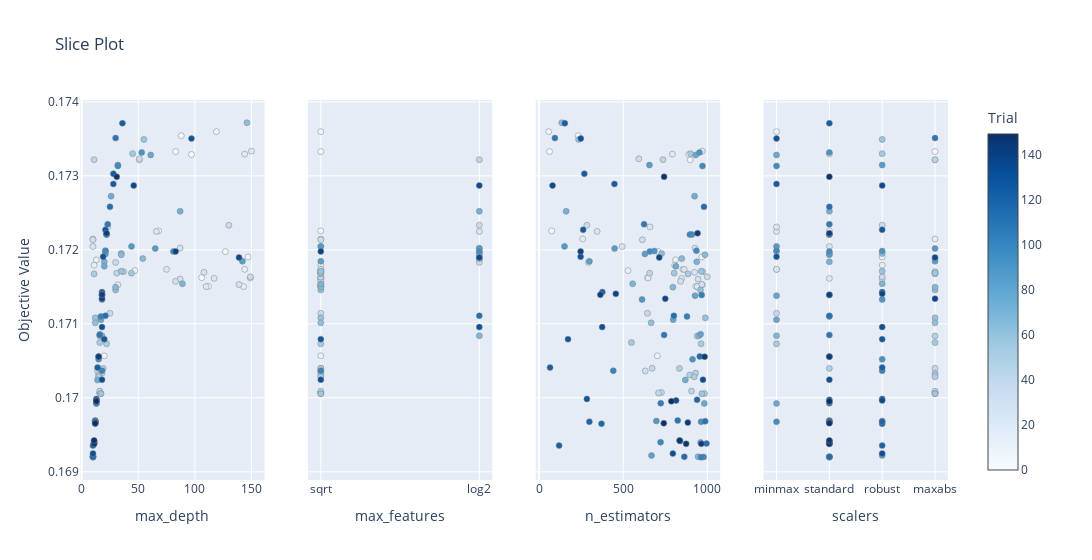

This figure's notebook cell:
### Code cell
# Hyperparameters to score dependency

optuna.visualization.plot_slice(study_rfr)

### Figure 1 — Plotly figure (JSON) as saved in the notebook; plotly's stock layout.template omitted (floating-point values rounded to 4 significant figures; data arrays with more than 128 entries replaced by an {"elided": "..."} marker saying what was removed)
{"data": [{"marker": {"color": {"elided": "150 int values"}, "colorbar": {"title": {"text": "Trial"}, "x": 1, "xpad": 40}, "colorscale": [[0, "rgb(247,251,255)"], [0.125, "rgb(222,235,247)"], [0.25, "rgb(198,219,239)"], [0.375, "rgb(158,202,225)"], [0.5, "rgb(107,174,214)"], [0.625, "rgb(66,146,198)"], [0.75, "rgb(33,113,181)"], [0.875, "rgb(8,81,156)"], [1, "rgb(8,48,107)"]], "line": {"color": "Grey", "width": 0.5}, "showscale": true}, "mode": "markers", "name": "Feasible Trial", "showlegend": false, "type": "scatter", "x": {"elided": "150 int values"}, "xaxis": "x", "y": {"elided": "150 float values"}, "yaxis": "y"}, {"marker": {"color": {"elided": "150 int values"}, "colorbar": {"title": {"text": "Trial"}, "x": 1, "xpad": 40}, "colorscale": [[0, "rgb(247,251,255)"], [0.125, "rgb(222,235,247)"], [0.25, "rgb(198,219,239)"], [0.375, "rgb(158,202,225)"], [0.5, "rgb(107,174,214)"], [0.625, "rgb(66,146,198)"], [0.75, "rgb(33,113,181)"], [0.875, "rgb(8,81,156)"], [1, "rgb(8,48,107)"]], "line": {"color": "Grey", "width": 0.5}, "showscale": false}, "mode": "markers", "name": "Feasible Trial", "showlegend": false, "type": "scatter", "x": {"elided": "150 str values"}, "xaxis": "x2", "y": {"elided": "150 float values"}, "yaxis": "y2"}, {"marker": {"color": {"elided": "150 int values"}, "colorbar": {"title": {"text": "Trial"}, "x": 1, "xpad": 40}, "colorscale": [[0, "rgb(247,251,255)"], [0.125, "rgb(222,235,247)"], [0.25, "rgb(198,219,239)"], [0.375, "rgb(158,202,225)"], [0.5, "rgb(107,174,214)"], [0.625, "rgb(66,146,198)"], [0.75, "rgb(33,113,181)"], [0.875, "rgb(8,81,156)"], [1, "rgb(8,48,107)"]], "line": {"color": "Grey", "width": 0.5}, "showscale": false}, "mode": "markers", "name": "Feasible Trial", "showlegend": false, "type": "scatter", "x": {"elided": "150 int values"}, "xaxis": "x3", "y": {"elided": "150 float values"}, "yaxis": "y3"}, {"marker": {"color": {"elided": "150 int values"}, "colorbar": {"title": {"text": "Trial"}, "x": 1, "xpad": 40}, "colorscale": [[0, "rgb(247,251,255)"], [0.125, "rgb(222,235,247)"], [0.25, "rgb(198,219,239)"], [0.375, "rgb(158,202,225)"], [0.5, "rgb(107,174,214)"], [0.625, "rgb(66,146,198)"], [0.75, "rgb(33,113,181)"], [0.875, "rgb(8,81,156)"], [1, "rgb(8,48,107)"]], "line": {"color": "Grey", "width": 0.5}, "showscale": false}, "mode": "markers", "name": "Feasible Trial", "showlegend": false, "type": "scatter", "x": {"elided": "150 str values"}, "xaxis": "x4", "y": {"elided": "150 float values"}, "yaxis": "y4"}], "layout": {"title": {"text": "Slice Plot"}, "width": 1200, "xaxis": {"anchor": "y", "domain": [0, 0.2125], "title": {"text": "max_depth"}}, "xaxis2": {"anchor": "y2", "categoryarray": ["sqrt", "log2", null], "categoryorder": "array", "domain": [0.2625, 0.475], "title": {"text": "max_features"}, "type": "category"}, "xaxis3": {"anchor": "y3", "domain": [0.525, 0.7375], "title": {"text": "n_estimators"}}, "xaxis4": {"anchor": "y4", "categoryarray": ["minmax", "standard", "robust", "maxabs", null], "categoryorder": "array", "domain": [0.7875, 1], "title": {"text": "scalers"}, "type": "category"}, "yaxis": {"anchor": "x", "domain": [0, 1], "title": {"text": "Objective Value"}}, "yaxis2": {"anchor": "x2", "domain": [0, 1], "matches": "y", "showticklabels": false}, "yaxis3": {"anchor": "x3", "domain": [0, 1], "matches": "y", "showticklabels": false}, "yaxis4": {"anchor": "x4", "domain": [0, 1], "matches": "y", "showticklabels": false}}}
